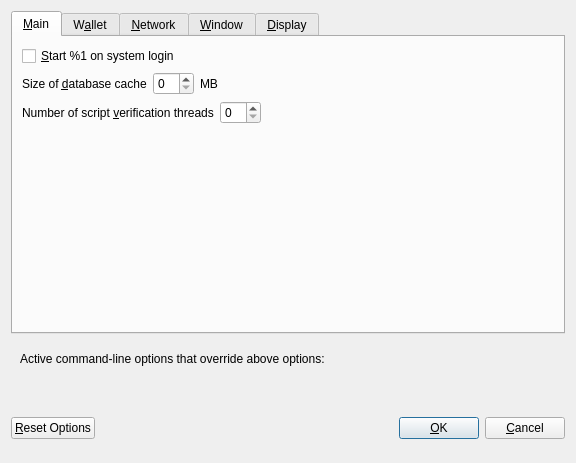
<?xml version="1.0" encoding="UTF-8"?>
<ui version="4.0">
 <class>OptionsDialog</class>
 <widget class="QDialog" name="OptionsDialog">
  <property name="geometry">
   <rect>
    <x>0</x>
    <y>0</y>
    <width>576</width>
    <height>402</height>
   </rect>
  </property>
  <property name="windowTitle">
   <string>Options</string>
  </property>
  <property name="modal">
   <bool>true</bool>
  </property>
  <layout class="QVBoxLayout" name="verticalLayout">
   <item>
    <widget class="QTabWidget" name="tabWidget">
     <property name="currentIndex">
      <number>0</number>
     </property>
     <widget class="QWidget" name="tabMain">
      <attribute name="title">
       <string>&amp;Main</string>
      </attribute>
      <layout class="QVBoxLayout" name="verticalLayout_Main">
       <item>
        <widget class="QCheckBox" name="bitcoinAtStartup">
         <property name="toolTip">
          <string>Automatically start %1 after logging in to the system.</string>
         </property>
         <property name="text">
          <string>&amp;Start %1 on system login</string>
         </property>
        </widget>
       </item>
       <item>
        <layout class="QHBoxLayout" name="horizontalLayout_2_Main">
         <item>
          <widget class="QLabel" name="databaseCacheLabel">
           <property name="text">
            <string>Size of &amp;database cache</string>
           </property>
           <property name="textFormat">
            <enum>Qt::PlainText</enum>
           </property>
           <property name="buddy">
            <cstring>databaseCache</cstring>
           </property>
          </widget>
         </item>
         <item>
          <widget class="QSpinBox" name="databaseCache"/>
         </item>
         <item>
          <widget class="QLabel" name="databaseCacheUnitLabel">
           <property name="text">
            <string>MB</string>
           </property>
           <property name="textFormat">
            <enum>Qt::PlainText</enum>
           </property>
          </widget>
         </item>
         <item>
          <spacer name="horizontalSpacer_2_Main">
           <property name="orientation">
            <enum>Qt::Horizontal</enum>
           </property>
           <property name="sizeHint" stdset="0">
            <size>
             <width>40</width>
             <height>20</height>
            </size>
           </property>
          </spacer>
         </item>
        </layout>
       </item>
       <item>
        <layout class="QHBoxLayout" name="horizontalLayout_3_Main">
         <item>
          <widget class="QLabel" name="threadsScriptVerifLabel">
           <property name="text">
            <string>Number of script &amp;verification threads</string>
           </property>
           <property name="textFormat">
            <enum>Qt::PlainText</enum>
           </property>
           <property name="buddy">
            <cstring>threadsScriptVerif</cstring>
           </property>
          </widget>
         </item>
         <item>
          <widget class="QSpinBox" name="threadsScriptVerif">
           <property name="toolTip">
            <string>(0 = auto, &lt;0 = leave that many cores free)</string>
           </property>
          </widget>
         </item>
         <item>
          <spacer name="horizontalSpacer_3_Main">
           <property name="orientation">
            <enum>Qt::Horizontal</enum>
           </property>
           <property name="sizeHint" stdset="0">
            <size>
             <width>40</width>
             <height>20</height>
            </size>
           </property>
          </spacer>
         </item>
        </layout>
       </item>
       <item>
        <spacer name="verticalSpacer_Main">
         <property name="orientation">
          <enum>Qt::Vertical</enum>
         </property>
         <property name="sizeHint" stdset="0">
          <size>
           <width>20</width>
           <height>40</height>
          </size>
         </property>
        </spacer>
       </item>
      </layout>
     </widget>
     <widget class="QWidget" name="tabWallet">
      <attribute name="title">
       <string>W&amp;allet</string>
      </attribute>
      <layout class="QVBoxLayout" name="verticalLayout_Wallet">
       <item>
        <widget class="QGroupBox" name="groupBox">
         <property name="title">
          <string>Expert</string>
         </property>
         <layout class="QVBoxLayout" name="verticalLayout_2">
          <item>
           <widget class="QCheckBox" name="coinControlFeatures">
            <property name="toolTip">
             <string>Whether to show coin control features or not.</string>
            </property>
            <property name="text">
             <string>Enable coin &amp;control features</string>
            </property>
           </widget>
          </item>
          <item>
           <widget class="QCheckBox" name="showMasternodesTab">
            <property name="toolTip">
             <string>Show additional tab listing all your masternodes in first sub-tab&lt;br/&gt;and all masternodes on the network in second sub-tab.</string>
            </property>
            <property name="text">
             <string>Show Masternodes Tab</string>
            </property>
           </widget>
          </item>
          <item>
           <widget class="QCheckBox" name="showAdvancedPSUI">
            <property name="toolTip">
             <string>Show additional information and buttons for PrivateSend on overview screen.</string>
            </property>
            <property name="text">
             <string>Enable advanced PrivateSend interface</string>
            </property>
           </widget>
          </item>
          <item>
           <widget class="QCheckBox" name="showPrivateSendPopups">
            <property name="toolTip">
             <string>Show system popups for PrivateSend mixing transactions&lt;br/&gt;just like for all other transaction types.</string>
            </property>
            <property name="text">
             <string>Show popups for PrivateSend transactions</string>
            </property>
           </widget>
          </item>
          <item>
           <widget class="QCheckBox" name="lowKeysWarning">
            <property name="toolTip">
             <string>Show warning dialog when PrivateSend detects that wallet has very low number of keys left.</string>
            </property>
            <property name="text">
             <string>Warn if PrivateSend is running out of keys</string>
            </property>
           </widget>
          </item>
          <item>
           <widget class="QCheckBox" name="privateSendMultiSession">
            <property name="toolTip">
             <string>Whether to use experimental PrivateSend mode with multiple mixing sessions per block.&lt;br/&gt;Note: You must use this feature carefully.&lt;br/&gt;Make sure you always have recent wallet (auto)backup in a safe place!</string>
            </property>
            <property name="text">
             <string>Enable PrivateSend &amp;multi-session</string>
            </property>
           </widget>
          </item>
          <item>
           <widget class="QCheckBox" name="spendZeroConfChange">
            <property name="toolTip">
             <string>If you disable the spending of unconfirmed change, the change from a transaction&lt;br/&gt;cannot be used until that transaction has at least one confirmation.&lt;br/&gt;This also affects how your balance is computed.</string>
            </property>
            <property name="text">
             <string>&amp;Spend unconfirmed change</string>
            </property>
           </widget>
          </item>
         </layout>
        </widget>
       </item>
       <item>
        <layout class="QHBoxLayout" name="horizontalLayout_4_Wallet">
         <item>
          <widget class="QLabel" name="label">
           <property name="toolTip">
            <string>This setting determines the amount of individual masternodes that an input will be anonymized through.&lt;br/&gt;More rounds of anonymization gives a higher degree of privacy, but also costs more in fees.</string>
           </property>
           <property name="text">
            <string>PrivateSend rounds to use</string>
           </property>
          </widget>
         </item>
         <item>
          <widget class="QSpinBox" name="privateSendRounds">
           <property name="minimum">
            <number>2</number>
           </property>
           <property name="maximum">
            <number>16</number>
           </property>
           <property name="value">
            <number>4</number>
           </property>
          </widget>
         </item>
        </layout>
       </item>
       <item>
        <layout class="QHBoxLayout" name="horizontalLayout">
         <item>
          <widget class="QLabel" name="label_2">
           <property name="toolTip">
            <string>This amount acts as a threshold to turn off PrivateSend once it's reached.</string>
           </property>
           <property name="statusTip">
            <string notr="true"/>
           </property>
           <property name="whatsThis">
            <string notr="true"/>
           </property>
           <property name="accessibleName">
            <string notr="true"/>
           </property>
           <property name="accessibleDescription">
            <string notr="true"/>
           </property>
           <property name="text">
            <string>Amount of Adventurecoin to keep anonymized</string>
           </property>
          </widget>
         </item>
         <item>
          <widget class="QSpinBox" name="privateSendAmount">
           <property name="minimum">
            <number>2</number>
           </property>
           <property name="maximum">
            <number>2000</number>
           </property>
           <property name="singleStep">
            <number>10</number>
           </property>
           <property name="value">
            <number>1000</number>
           </property>
          </widget>
         </item>
        </layout>
       </item>
       <item>
        <spacer name="verticalSpacer_Wallet">
         <property name="orientation">
          <enum>Qt::Vertical</enum>
         </property>
         <property name="sizeHint" stdset="0">
          <size>
           <width>20</width>
           <height>40</height>
          </size>
         </property>
        </spacer>
       </item>
      </layout>
     </widget>
     <widget class="QWidget" name="tabNetwork">
      <attribute name="title">
       <string>&amp;Network</string>
      </attribute>
      <layout class="QVBoxLayout" name="verticalLayout_Network">
       <item>
        <widget class="QCheckBox" name="mapPortUpnp">
         <property name="toolTip">
          <string>Automatically open the Adventurecoin Core client port on the router. This only works when your router supports UPnP and it is enabled.</string>
         </property>
         <property name="text">
          <string>Map port using &amp;UPnP</string>
         </property>
        </widget>
       </item>
       <item>
        <widget class="QCheckBox" name="allowIncoming">
         <property name="toolTip">
          <string>Accept connections from outside</string>
         </property>
         <property name="text">
          <string>Allow incoming connections</string>
         </property>
        </widget>
       </item>
       <item>
        <widget class="QCheckBox" name="connectSocks">
         <property name="toolTip">
          <string>Connect to the Adventurecoin network through a SOCKS5 proxy.</string>
         </property>
         <property name="text">
          <string>&amp;Connect through SOCKS5 proxy (default proxy):</string>
         </property>
        </widget>
       </item>
       <item>
        <layout class="QHBoxLayout" name="horizontalLayout_1_Network">
         <item>
          <widget class="QLabel" name="proxyIpLabel">
           <property name="text">
            <string>Proxy &amp;IP:</string>
           </property>
           <property name="textFormat">
            <enum>Qt::PlainText</enum>
           </property>
           <property name="buddy">
            <cstring>proxyIp</cstring>
           </property>
          </widget>
         </item>
         <item>
          <widget class="QValidatedLineEdit" name="proxyIp">
           <property name="minimumSize">
            <size>
             <width>140</width>
             <height>0</height>
            </size>
           </property>
           <property name="maximumSize">
            <size>
             <width>140</width>
             <height>16777215</height>
            </size>
           </property>
           <property name="toolTip">
            <string>IP address of the proxy (e.g. IPv4: 127.0.0.1 / IPv6: ::1)</string>
           </property>
          </widget>
         </item>
         <item>
          <widget class="QLabel" name="proxyPortLabel">
           <property name="text">
            <string>&amp;Port:</string>
           </property>
           <property name="textFormat">
            <enum>Qt::PlainText</enum>
           </property>
           <property name="buddy">
            <cstring>proxyPort</cstring>
           </property>
          </widget>
         </item>
         <item>
          <widget class="QLineEdit" name="proxyPort">
           <property name="minimumSize">
            <size>
             <width>55</width>
             <height>0</height>
            </size>
           </property>
           <property name="maximumSize">
            <size>
             <width>55</width>
             <height>16777215</height>
            </size>
           </property>
           <property name="toolTip">
            <string>Port of the proxy (e.g. 9050)</string>
           </property>
          </widget>
         </item>
         <item>
          <spacer name="horizontalSpacer_1_Network">
           <property name="orientation">
            <enum>Qt::Horizontal</enum>
           </property>
           <property name="sizeHint" stdset="0">
            <size>
             <width>40</width>
             <height>20</height>
            </size>
           </property>
          </spacer>
         </item>
        </layout>
       </item>
       <item>
        <layout class="QHBoxLayout" name="horizontalLayout_2_Network">
         <item>
          <widget class="QLabel" name="proxyActiveNets">
           <property name="text">
            <string>Used for reaching peers via:</string>
           </property>
           <property name="textFormat">
            <enum>Qt::PlainText</enum>
           </property>
          </widget>
         </item>
         <item>
          <widget class="QCheckBox" name="proxyReachIPv4">
           <property name="enabled">
            <bool>false</bool>
           </property>
           <property name="toolTip">
            <string>Shows, if the supplied default SOCKS5 proxy is used to reach peers via this network type.</string>
           </property>
           <property name="text">
            <string/>
           </property>
          </widget>
         </item>
         <item>
          <widget class="QLabel" name="proxyReachIPv4Label">
           <property name="text">
            <string>IPv4</string>
           </property>
           <property name="textFormat">
            <enum>Qt::PlainText</enum>
           </property>
          </widget>
         </item>
         <item>
          <widget class="QCheckBox" name="proxyReachIPv6">
           <property name="enabled">
            <bool>false</bool>
           </property>
           <property name="toolTip">
            <string>Shows, if the supplied default SOCKS5 proxy is used to reach peers via this network type.</string>
           </property>
           <property name="text">
            <string/>
           </property>
          </widget>
         </item>
         <item>
          <widget class="QLabel" name="proxyReachIPv6Label">
           <property name="text">
            <string>IPv6</string>
           </property>
           <property name="textFormat">
            <enum>Qt::PlainText</enum>
           </property>
          </widget>
         </item>
         <item>
          <widget class="QCheckBox" name="proxyReachTor">
           <property name="enabled">
            <bool>false</bool>
           </property>
           <property name="toolTip">
            <string>Shows, if the supplied default SOCKS5 proxy is used to reach peers via this network type.</string>
           </property>
           <property name="text">
            <string/>
           </property>
          </widget>
         </item>
         <item>
          <widget class="QLabel" name="proxyReachTorLabel">
           <property name="text">
            <string>Tor</string>
           </property>
           <property name="textFormat">
            <enum>Qt::PlainText</enum>
           </property>
          </widget>
         </item>
         <item>
          <spacer name="horizontalSpacer_2_Network">
           <property name="orientation">
            <enum>Qt::Horizontal</enum>
           </property>
           <property name="sizeHint" stdset="0">
            <size>
             <width>40</width>
             <height>20</height>
            </size>
           </property>
          </spacer>
         </item>
        </layout>
       </item>
       <item>
        <widget class="QCheckBox" name="connectSocksTor">
         <property name="toolTip">
          <string>Connect to the Adventurecoin network through a separate SOCKS5 proxy for Tor hidden services.</string>
         </property>
         <property name="text">
          <string>Use separate SOCKS5 proxy to reach peers via Tor hidden services:</string>
         </property>
        </widget>
       </item>
       <item>
        <layout class="QHBoxLayout" name="horizontalLayout_3_Network">
         <item>
          <widget class="QLabel" name="proxyIpTorLabel">
           <property name="text">
            <string>Proxy &amp;IP:</string>
           </property>
           <property name="textFormat">
            <enum>Qt::PlainText</enum>
           </property>
           <property name="buddy">
            <cstring>proxyIpTor</cstring>
           </property>
          </widget>
         </item>
         <item>
          <widget class="QValidatedLineEdit" name="proxyIpTor">
           <property name="minimumSize">
            <size>
             <width>140</width>
             <height>0</height>
            </size>
           </property>
           <property name="maximumSize">
            <size>
             <width>140</width>
             <height>16777215</height>
            </size>
           </property>
           <property name="toolTip">
            <string>IP address of the proxy (e.g. IPv4: 127.0.0.1 / IPv6: ::1)</string>
           </property>
          </widget>
         </item>
         <item>
          <widget class="QLabel" name="proxyPortTorLabel">
           <property name="text">
            <string>&amp;Port:</string>
           </property>
           <property name="textFormat">
            <enum>Qt::PlainText</enum>
           </property>
           <property name="buddy">
            <cstring>proxyPortTor</cstring>
           </property>
          </widget>
         </item>
         <item>
          <widget class="QLineEdit" name="proxyPortTor">
           <property name="minimumSize">
            <size>
             <width>55</width>
             <height>0</height>
            </size>
           </property>
           <property name="maximumSize">
            <size>
             <width>55</width>
             <height>16777215</height>
            </size>
           </property>
           <property name="toolTip">
            <string>Port of the proxy (e.g. 9050)</string>
           </property>
          </widget>
         </item>
         <item>
          <spacer name="horizontalSpacer_4_Network">
           <property name="orientation">
            <enum>Qt::Horizontal</enum>
           </property>
           <property name="sizeHint" stdset="0">
            <size>
             <width>40</width>
             <height>20</height>
            </size>
           </property>
          </spacer>
         </item>
        </layout>
       </item>
       <item>
        <spacer name="verticalSpacer_Network">
         <property name="orientation">
          <enum>Qt::Vertical</enum>
         </property>
         <property name="sizeHint" stdset="0">
          <size>
           <width>20</width>
           <height>40</height>
          </size>
         </property>
        </spacer>
       </item>
      </layout>
     </widget>
     <widget class="QWidget" name="tabWindow">
      <attribute name="title">
       <string>&amp;Window</string>
      </attribute>
      <layout class="QVBoxLayout" name="verticalLayout_Window">
       <item>
        <widget class="QCheckBox" name="hideTrayIcon">
         <property name="toolTip">
          <string>&amp;Hide the icon from the system tray.</string>
         </property>
         <property name="text">
          <string>Hide tray icon</string>
         </property>
        </widget>
       </item>
       <item>
        <widget class="QCheckBox" name="minimizeToTray">
         <property name="toolTip">
          <string>Show only a tray icon after minimizing the window.</string>
         </property>
         <property name="text">
          <string>&amp;Minimize to the tray instead of the taskbar</string>
         </property>
        </widget>
       </item>
       <item>
        <widget class="QCheckBox" name="minimizeOnClose">
         <property name="toolTip">
          <string>Minimize instead of exit the application when the window is closed. When this option is enabled, the application will be closed only after selecting Exit in the menu.</string>
         </property>
         <property name="text">
          <string>M&amp;inimize on close</string>
         </property>
        </widget>
       </item>
       <item>
        <spacer name="verticalSpacer_Window">
         <property name="orientation">
          <enum>Qt::Vertical</enum>
         </property>
         <property name="sizeHint" stdset="0">
          <size>
           <width>20</width>
           <height>40</height>
          </size>
         </property>
        </spacer>
       </item>
      </layout>
     </widget>
     <widget class="QWidget" name="tabDisplay">
      <attribute name="title">
       <string>&amp;Display</string>
      </attribute>
      <layout class="QVBoxLayout" name="verticalLayout_Display">
       <item>
        <layout class="QHBoxLayout" name="horizontalLayout_1_Display">
         <item>
          <widget class="QLabel" name="langLabel">
           <property name="text">
            <string>User Interface &amp;language:</string>
           </property>
           <property name="textFormat">
            <enum>Qt::PlainText</enum>
           </property>
           <property name="buddy">
            <cstring>lang</cstring>
           </property>
          </widget>
         </item>
         <item>
          <widget class="QValueComboBox" name="lang">
           <property name="toolTip">
            <string>The user interface language can be set here. This setting will take effect after restarting %1.</string>
           </property>
          </widget>
         </item>
        </layout>
       </item>
       <item>
        <widget class="QLabel" name="label_3">
         <property name="toolTip">
          <string notr="true"/>
         </property>
         <property name="statusTip">
          <string notr="true"/>
         </property>
         <property name="whatsThis">
          <string notr="true"/>
         </property>
         <property name="accessibleName">
          <string notr="true"/>
         </property>
         <property name="text">
          <string>Language missing or translation incomplete? Help contributing translations here:
https://www.transifex.com/projects/p/advc/</string>
         </property>
         <property name="wordWrap">
          <bool>true</bool>
         </property>
         <property name="openExternalLinks">
          <bool>true</bool>
         </property>
         <property name="textInteractionFlags">
          <set>Qt::TextBrowserInteraction</set>
         </property>
        </widget>
       </item>
       <item>
        <layout class="QHBoxLayout" name="horizontalLayout_4_Display" stretch="0,0">
         <item>
          <widget class="QLabel" name="themeLabel">
           <property name="text">
            <string>User Interface Theme:</string>
           </property>
          </widget>
         </item>
         <item>
          <widget class="QValueComboBox" name="theme"/>
         </item>
        </layout>
       </item>
       <item>
        <widget class="Line" name="line">
         <property name="orientation">
          <enum>Qt::Horizontal</enum>
         </property>
        </widget>
       </item>
       <item>
        <layout class="QHBoxLayout" name="horizontalLayout_2_Display">
         <item>
          <widget class="QLabel" name="unitLabel">
           <property name="text">
            <string>&amp;Unit to show amounts in:</string>
           </property>
           <property name="textFormat">
            <enum>Qt::PlainText</enum>
           </property>
           <property name="buddy">
            <cstring>unit</cstring>
           </property>
          </widget>
         </item>
         <item>
          <widget class="QValueComboBox" name="unit">
           <property name="toolTip">
            <string>Choose the default subdivision unit to show in the interface and when sending coins.</string>
           </property>
          </widget>
         </item>
        </layout>
       </item>
       <item>
        <layout class="QHBoxLayout" name="horizontalLayout_5_Display">
         <item>
          <widget class="QLabel" name="digitsLabel">
           <property name="text">
            <string>Decimal digits</string>
           </property>
          </widget>
         </item>
         <item>
          <widget class="QValueComboBox" name="digits"/>
         </item>
        </layout>
       </item>
       <item>
        <layout class="QHBoxLayout" name="horizontalLayout_3_Display">
         <item>
          <widget class="QLabel" name="thirdPartyTxUrlsLabel">
           <property name="toolTip">
            <string>Third party URLs (e.g. a block explorer) that appear in the transactions tab as context menu items.&lt;br/&gt;%s in the URL is replaced by transaction hash. Multiple URLs are separated by vertical bar |.</string>
           </property>
           <property name="text">
            <string>Third party transaction URLs</string>
           </property>
           <property name="buddy">
            <cstring>thirdPartyTxUrls</cstring>
           </property>
          </widget>
         </item>
         <item>
          <widget class="QLineEdit" name="thirdPartyTxUrls">
           <property name="toolTip">
            <string>Third party URLs (e.g. a block explorer) that appear in the transactions tab as context menu items.&lt;br/&gt;%s in the URL is replaced by transaction hash. Multiple URLs are separated by vertical bar |.</string>
           </property>
          </widget>
         </item>
        </layout>
       </item>
       <item>
        <spacer name="verticalSpacer">
         <property name="orientation">
          <enum>Qt::Vertical</enum>
         </property>
         <property name="sizeHint" stdset="0">
          <size>
           <width>20</width>
           <height>40</height>
          </size>
         </property>
        </spacer>
       </item>
      </layout>
     </widget>
    </widget>
   </item>
   <item>
    <widget class="QFrame" name="frame">
     <layout class="QVBoxLayout" name="verticalLayout_Bottom">
      <item>
       <layout class="QHBoxLayout" name="horizontalLayout_Bottom">
        <item>
         <widget class="QLabel" name="overriddenByCommandLineInfoLabel">
          <property name="text">
           <string>Active command-line options that override above options:</string>
          </property>
          <property name="textFormat">
           <enum>Qt::PlainText</enum>
          </property>
         </widget>
        </item>
        <item>
         <spacer name="horizontalSpacer_Bottom">
          <property name="orientation">
           <enum>Qt::Horizontal</enum>
          </property>
          <property name="sizeHint" stdset="0">
           <size>
            <width>40</width>
            <height>20</height>
           </size>
          </property>
         </spacer>
        </item>
       </layout>
      </item>
      <item>
       <widget class="QLabel" name="overriddenByCommandLineLabel">
        <property name="text">
         <string/>
        </property>
        <property name="textFormat">
         <enum>Qt::PlainText</enum>
        </property>
        <property name="wordWrap">
         <bool>true</bool>
        </property>
       </widget>
      </item>
     </layout>
    </widget>
   </item>
   <item>
    <layout class="QHBoxLayout" name="horizontalLayout_Buttons">
     <item>
      <widget class="QPushButton" name="resetButton">
       <property name="toolTip">
        <string>Reset all client options to default.</string>
       </property>
       <property name="text">
        <string>&amp;Reset Options</string>
       </property>
       <property name="autoDefault">
        <bool>false</bool>
       </property>
      </widget>
     </item>
     <item>
      <spacer name="horizontalSpacer_1">
       <property name="orientation">
        <enum>Qt::Horizontal</enum>
       </property>
       <property name="sizeHint" stdset="0">
        <size>
         <width>40</width>
         <height>48</height>
        </size>
       </property>
      </spacer>
     </item>
     <item>
      <widget class="QLabel" name="statusLabel">
       <property name="minimumSize">
        <size>
         <width>200</width>
         <height>0</height>
        </size>
       </property>
       <property name="font">
        <font>
         <weight>75</weight>
         <bold>true</bold>
        </font>
       </property>
       <property name="text">
        <string/>
       </property>
       <property name="textFormat">
        <enum>Qt::PlainText</enum>
       </property>
       <property name="wordWrap">
        <bool>true</bool>
       </property>
      </widget>
     </item>
     <item>
      <spacer name="horizontalSpacer_2">
       <property name="orientation">
        <enum>Qt::Horizontal</enum>
       </property>
       <property name="sizeHint" stdset="0">
        <size>
         <width>40</width>
         <height>48</height>
        </size>
       </property>
      </spacer>
     </item>
     <item>
      <widget class="QPushButton" name="okButton">
       <property name="text">
        <string>&amp;OK</string>
       </property>
       <property name="autoDefault">
        <bool>false</bool>
       </property>
       <property name="default">
        <bool>true</bool>
       </property>
      </widget>
     </item>
     <item>
      <widget class="QPushButton" name="cancelButton">
       <property name="text">
        <string>&amp;Cancel</string>
       </property>
       <property name="autoDefault">
        <bool>false</bool>
       </property>
      </widget>
     </item>
    </layout>
   </item>
  </layout>
 </widget>
 <customwidgets>
  <customwidget>
   <class>QValidatedLineEdit</class>
   <extends>QLineEdit</extends>
   <header>qvalidatedlineedit.h</header>
  </customwidget>
  <customwidget>
   <class>QValueComboBox</class>
   <extends>QComboBox</extends>
   <header>qvaluecombobox.h</header>
  </customwidget>
 </customwidgets>
 <resources/>
 <connections/>
</ui>
